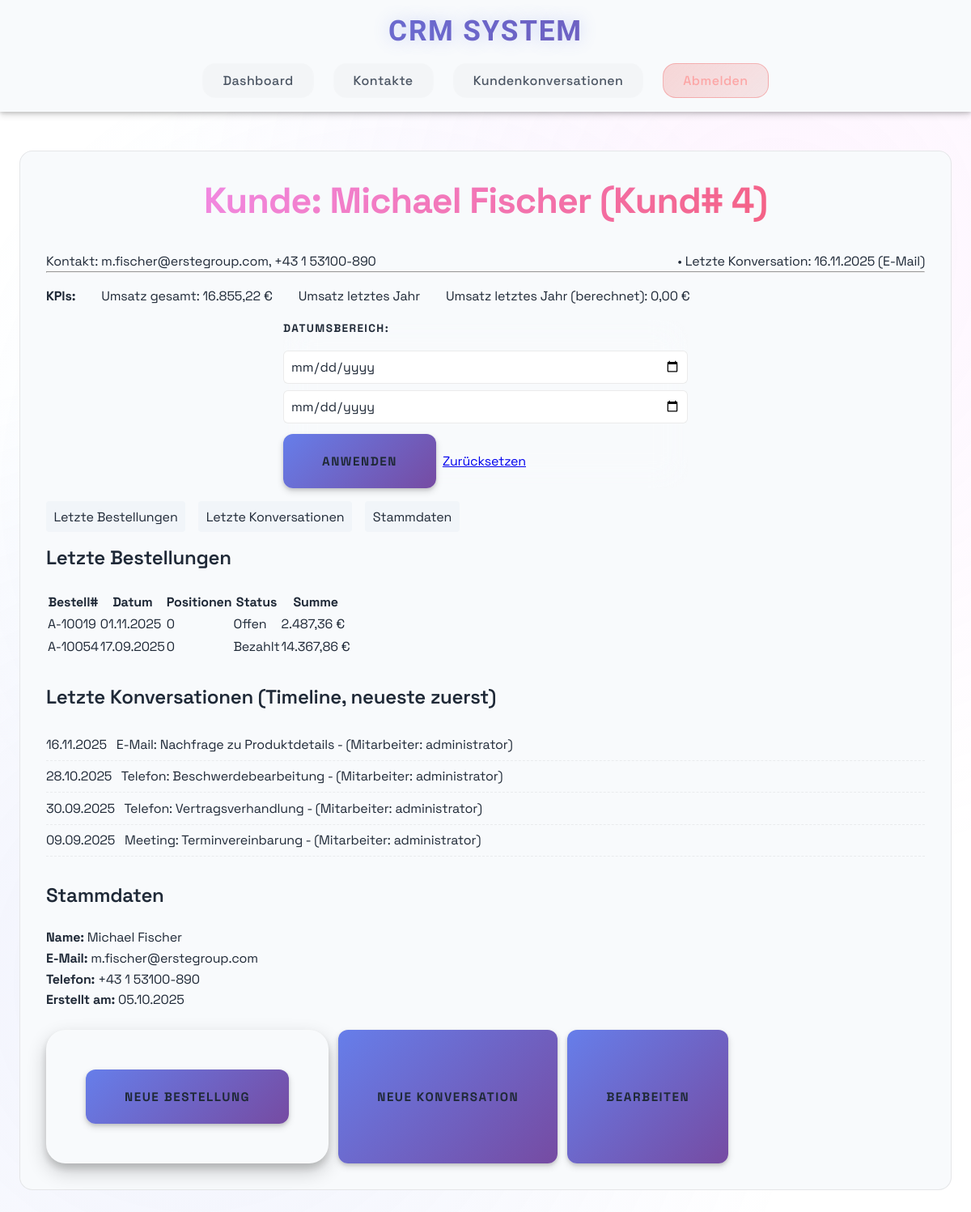
The app's page /customers/4 (signed in), older data.
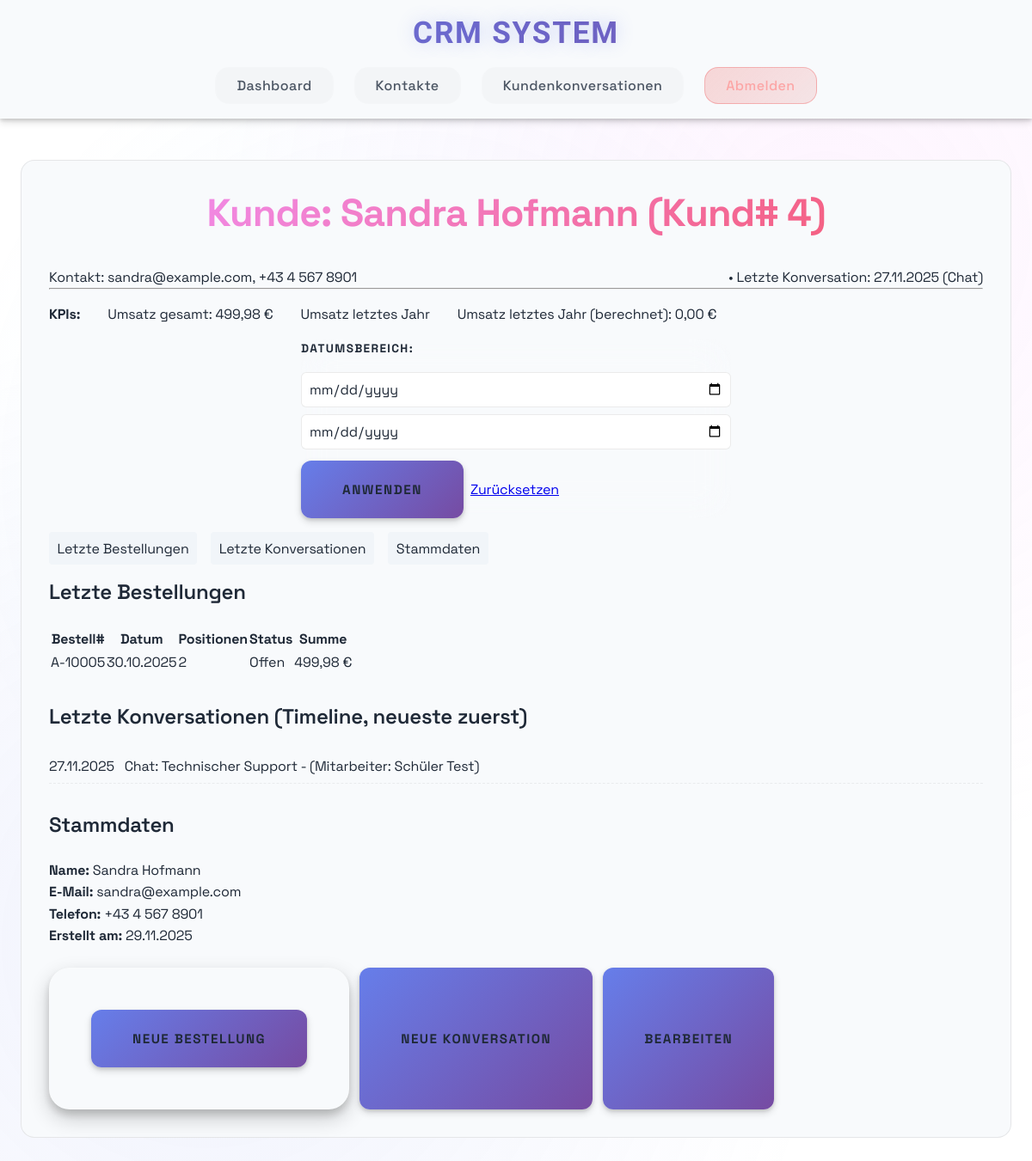
The same page, newer data.
### models.py (models this page shows)
class Customer(db.Model):
    __tablename__ = "customers"
    id = db.Column(Integer, primary_key=True, autoincrement=True)
    first_name = db.Column(String(100), nullable=False)
    last_name = db.Column(String(100), nullable=False)
    email = db.Column(String(255), unique=True)
    phone = db.Column(String(50))
    created_at = db.Column(DateTime, default=datetime.utcnow, nullable=False)
    orders = db.relationship("Order", back_populates="customer", cascade="all, delete-orphan")
    conversations = db.relationship("Conversation", back_populates="customer", cascade="all, delete-orphan")

class Conversation(db.Model):
    __tablename__ = "conversations"
    id = db.Column(Integer, primary_key=True, autoincrement=True)
    customer_id = db.Column(Integer, ForeignKey("customers.id", ondelete="CASCADE"), nullable=False)
    user_id = db.Column(Integer, ForeignKey("users.id"))
    channel = db.Column(
        SAEnum("Telefon", "E-Mail", "Meeting", "Chat", name="conversation_channel", native_enum=False, create_constraint=True, validate_strings=True),
        nullable=False,
    )
    subject = db.Column(String(255))
    notes = db.Column(Text)
    conversation_time = db.Column(DateTime, nullable=False)
    customer = db.relationship("Customer", back_populates="conversations")
    user = db.relationship("User", back_populates="conversations")
    __table_args__ = (
        Index("idx_conversations_time", "conversation_time"),
        Index("idx_conversations_customer_time", "customer_id", "conversation_time"),
    )

class Order(db.Model):
    __tablename__ = "orders"
    id = db.Column(Integer, primary_key=True, autoincrement=True)
    customer_id = db.Column(Integer, ForeignKey("customers.id", ondelete="CASCADE"), nullable=False)
    order_date = db.Column(DateTime, nullable=False)
    status = db.Column(
        SAEnum("Offen", "Bezahlt", "Storniert", name="order_status", native_enum=False, create_constraint=True, validate_strings=True),
        nullable=False,
        default="Offen",
    )
    total_amount = db.Column(Numeric(10, 2), nullable=False)
    customer = db.relationship("Customer", back_populates="orders")
    items = db.relationship("OrderItem", back_populates="order", cascade="all, delete-orphan")
    __table_args__ = (
        Index("idx_orders_date", "order_date"),
        Index("idx_orders_customer_date", "customer_id", "order_date"),
    )

class User(db.Model):
    __tablename__ = "users"
    id = db.Column(Integer, primary_key=True, autoincrement=True)
    name = db.Column(String(100), nullable=False)
    email = db.Column(String(255), unique=True)
    password_hash = db.Column(String(255))
    role = db.Column(
        SAEnum("Schüler", "Lehrer", "Admin", name="user_role", native_enum=False, create_constraint=True, validate_strings=True),
        nullable=True,
        default="Schüler",
    )
    conversations = db.relationship("Conversation", back_populates="user")

### app.py (the view)
@app.route('/customers/<int:customer_id>')
@login_required
def customer_detail(customer_id):
    from datetime import datetime, timedelta
    from sqlalchemy import func
    customer = Customer.query.get_or_404(customer_id)
    start_str = request.args.get('start')
    end_str = request.args.get('end')
    start_dt = None
    end_dt = None
    try:
        if start_str:
            start_dt = datetime.fromisoformat(start_str)
        if end_str:
            end_dt = datetime.fromisoformat(end_str)
            end_dt = end_dt + timedelta(hours=23, minutes=59, seconds=59)
    except Exception:
        start_dt = None
        end_dt = None
    orders_query = Order.query.filter_by(customer_id=customer.id)
    if start_dt:
        orders_query = orders_query.filter(Order.order_date >= start_dt)
    if end_dt:
        orders_query = orders_query.filter(Order.order_date <= end_dt)
    recent_orders = orders_query.order_by(Order.order_date.desc()).limit(10).all()
    total_query = db.session.query(func.coalesce(func.sum(Order.total_amount), 0)).filter(Order.customer_id == customer.id)
    if start_dt:
        total_query = total_query.filter(Order.order_date >= start_dt)
    if end_dt:
        total_query = total_query.filter(Order.order_date <= end_dt)
    total_revenue = float(total_query.scalar() or 0)
    now = datetime.now()
    last_year_start = datetime(now.year - 1, 1, 1)
    last_year_end = datetime(now.year - 1, 12, 31, 23, 59, 59)
    last_year_query = db.session.query(func.coalesce(func.sum(Order.total_amount), 0)).filter(Order.customer_id == customer.id, Order.order_date >= last_year_start, Order.order_date <= last_year_end)
    revenue_last_year = float(last_year_query.scalar() or 0)
    conversations_list = Conversation.query.filter_by(customer_id=customer.id).order_by(Conversation.conversation_time.desc()).limit(10).all()
    last_conversation = Conversation.query.filter_by(customer_id=customer.id).order_by(Conversation.conversation_time.desc()).first()
    return render_template('customer_detail.html',
                           customer=customer,
                           recent_orders=recent_orders,
                           conversations_list=conversations_list,
                           total_revenue=total_revenue,
                           revenue_last_year=revenue_last_year,
                           last_conversation=last_conversation,
                           start=start_str,
                           end=end_str)

### app.py (called while the page is built)
def format_currency(amount):
    if amount is None:
        return '0,00 €'
    return f"{amount:,.2f} €".replace(',', 'X').replace('.', ',').replace('X', '.')

def format_date(date_obj, with_time=False):
    if not date_obj:
        return 'N/A'
    if with_time:
        return date_obj.strftime('%d.%m.%Y %H:%M')
    return date_obj.strftime('%d.%m.%Y')

@app.template_filter('currency')
def currency_filter(amount):
    return format_currency(amount)

@app.template_filter('date')
def date_filter(date_obj):
    return format_date(date_obj)

def login_required(f):
    @wraps(f)
    def decorated_function(*args, **kwargs):
        if 'user_id' not in session:
            flash('Bitte loggen Sie sich zuerst ein')
            return redirect(url_for('index'))
        return f(*args, **kwargs)
    return decorated_function

### templates/customer_detail.html (shortened to what the changed rows need)
{% extends "base.html" %}
{% block content %}
<div class="detail-card">
    <h2>Kunde: {{ customer.first_name }} {{ customer.last_name }} (Kund# {{ customer.id }})</h2>
    <div class="detail-row">
        <div class="contact-inline">
            Kontakt: {{ customer.email or '—' }}, {{ customer.phone or '—' }}
        </div>
        <div class="last-contact-inline">
            {% if last_conversation %}
                • Letzte Konversation: {{ last_conversation.conversation_time|date }} ({{ last_conversation.channel }})
            {% else %}
                • Keine Konversation vorhanden
            {% endif %}
        </div>
    </div>
    <hr>
    <div class="kpis">
        <div><strong>KPIs:</strong></div>
        <div>Umsatz gesamt: {{ total_revenue|currency }}</div>
        <div>Umsatz letztes Jahr</div>
        <div>Umsatz letztes Jahr (berechnet): {{ revenue_last_year|currency }}</div>
    </div>
    <form method="GET" action="{{ url_for('customer_detail', customer_id=customer.id) }}" class="date-range-form">
        <label>Datumsbereich:</label>
        <input type="date" name="start" value="{{ start or '' }}">
        <input type="date" name="end" value="{{ end or '' }}">
        <button type="submit" class="btn btn-primary">Anwenden</button>
        <a class="btn btn-secondary" href="{{ url_for('customer_detail', customer_id=customer.id) }}">Zurücksetzen</a>
    </form>
    <div class="tabs">
        <a href="#orders" class="tab">Letzte Bestellungen</a>
        <a href="#contacts" class="tab">Letzte Konversationen</a>
        <a href="#master" class="tab">Stammdaten</a>
    </div>
    <section id="orders">
        <h3>Letzte Bestellungen</h3>
        <div class="table-container">
            <table class="data-table">
                <thead>
                    <tr>
                        <th>Bestell#</th>
                        <th>Datum</th>
                        <th>Positionen</th>
                        <th>Status</th>
                        <th>Summe</th>
                    </tr>
                </thead>
                <tbody>
                    {% for order in recent_orders %}
                    <tr>
                        <td>{{ 'A-' ~ (10000 + order.id) }}</td>
                        <td>{{ order.order_date|date }}</td>
                        <td>{{ order.items|length }}</td>
                        <td>{{ order.status }}</td>
                        <td>{{ order.total_amount|currency }}</td>
                    </tr>
                    {% else %}
                    <tr>
                        <td colspan="5" class="empty-state">Keine Bestellungen gefunden.</td>
                    </tr>
                    {% endfor %}
                </tbody>
            </table>
        </div>
    </section>
    <section id="contacts" style="margin-top:2rem;">
        <h3>Letzte Konversationen (Timeline, neueste zuerst)</h3>
        <ul class="timeline">
            {% for c in conversations_list %}
            <li>
                {{ c.conversation_time|date }} &nbsp; {{ c.channel }}: {{ c.subject or c.notes[:60] }} {% if c.user %} - (Mitarbeiter: {{ c.user.name }}){% endif %}
            </li>
            {% else %}
            <li>Keine Konversationen gefunden.</li>
            {% endfor %}
        </ul>
    </section>
    <section id="master" style="margin-top:2rem;">
        <h3>Stammdaten</h3>
        <div><strong>Name:</strong> {{ customer.first_name }} {{ customer.last_name }}</div>
        <div><strong>E-Mail:</strong> {{ customer.email or '-' }}</div>
        <div><strong>Telefon:</strong> {{ customer.phone or '-' }}</div>
        <div><strong>Erstellt am:</strong> {{ customer.created_at|date }}</div>
    </section>
    <div class="actions" style="margin-top:1.5rem; display:flex; gap:0.75rem;">
        <form method="POST" action="{{ url_for('create_order') }}" style="display:inline-block; margin:0;">
        </form>
        <button type="button" class="btn btn-primary" onclick="showAddConversationForm()">Neue Konversation</button>
        <button type="button" class="btn btn-secondary" onclick="showEditCustomerForm()">Bearbeiten</button>
    </div>
</div>
{% endblock %}

Row changes from the older to the newer data that the page shows:
removed Conversation: conversation_time "16.11.2025", channel "E-Mail", subject "Nachfrage zu Produktdetails", user.name "administrator"
removed Order: id "A-10019", order_date "01.11.2025", items|length "0", status "Offen", total_amount "2.487,36 €"
removed Order: id "A-10054", order_date "17.09.2025", items|length "0", status "Bezahlt", total_amount "14.367,86 €"
removed Conversation: conversation_time "28.10.2025", channel "Telefon", subject "Beschwerdebearbeitung", user.name "administrator"
no longer on this page (row edited): Conversation: conversation_time "30.09.2025", channel "Telefon", subject "Vertragsverhandlung", user.name "administrator"
removed Conversation: conversation_time "09.09.2025", channel "Meeting", subject "Terminvereinbarung", user.name "administrator"
changed Customer id 4: first_name "Michael" → "Sandra"; last_name "Fischer" → "Hofmann"; email "m.fischer@erstegroup.com" → "sandra@example.com"; phone "+43 1 53100-890" → "+43 4 567 8901"; created_at "05.10.2025" → "29.11.2025"
now on this page (row edited): Conversation: conversation_time "27.11.2025", channel "Chat", subject "Technischer Support", user.name "Schüler Test"
now on this page (row edited): Order: id "A-10005", order_date "30.10.2025", items|length "2", status "Offen", total_amount "499,98 €"
Text that changed along with them:
{{ total_revenue|currency }}: "16.855,22 €" → "499,98 €"
